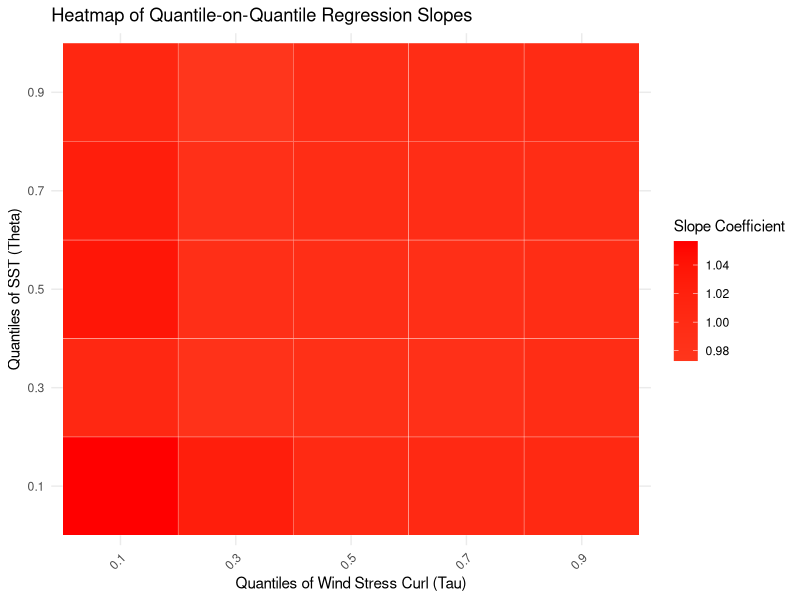

Here is the R script that generated this plot:
# Load required package
library(quantreg)

# Simulated dataset (replace with your actual SST and wind stress curl data)
set.seed(123)
n <- 100000
wind_stress_curl <- rnorm(n)
SST <- rnorm(n, mean = wind_stress_curl, sd = 1)

# Define the quantiles you want to analyze
quantiles <- seq(0.1, 0.9, by = 0.2)

# Create a storage structure for results
results <- list()

# Loop over quantiles of the predictor (wind stress curl)
for (q in quantiles) {
  # Compute quantile for the predictor (wind stress curl)
  wind_quantile <- quantile(wind_stress_curl, probs = q)

  # Subset data based on the quantile of the predictor
  data_subset <- subset(data.frame(wind_stress_curl, SST), wind_stress_curl <= wind_quantile)

  # Loop over quantiles of the response (SST)
  for (r in quantiles) {
    # Perform quantile regression on the subset of data,
    # i.e. the conditional quantiles of SST (in quantile bands tau)
    # given the wind stress curl of winds in each quantile band, q
    model <- rq(SST ~ wind_stress_curl, tau = r, data = data_subset)

    # Store results
    results[[paste("Quantile", q, "Tau", r)]] <- summary(model)
  }
}

# Access and interpret the stored results
results[[1]]  # Example output for the first quantile combination


# Load required packages
library(tidyverse)

# initialise empty data frame to store results
coef_data <- data.frame(Tau = numeric(), Theta = numeric(), Slope = numeric())

# loop through the `results` list and extract the slope coefficients
for (q in quantiles) {
  for (r in quantiles) {
    # extract the slope coefficient for each combination of tau and theta
    slope_coef <- results[[paste("Quantile", q, "Tau", r)]]$coefficients[2, 1]  # Adjust based on model output structure

    # append to the data frame
    coef_data <- rbind(coef_data, data.frame(Tau = q, Theta = r, Slope = slope_coef))
  }
}

# create wide and long versions of the slope data
coef_wide <- coef_data %>%
  pivot_wider(names_from = Tau, values_from = Slope, names_prefix = "Tau_")

coef_long <- coef_data %>%
  mutate(Tau = factor(Tau), Theta = factor(Theta))

# plot the slopes!
ggplot(coef_long, aes(x = Tau, y = Theta, fill = Slope)) +
  geom_tile(color = "white") +
  scale_fill_gradient2(low = "blue", mid = "white", high = "red", midpoint = 0) +
  theme_minimal() +
  labs(title = "Heatmap of Quantile-on-Quantile Regression Slopes",
       x = "Quantiles of Wind Stress Curl (Tau)",
       y = "Quantiles of SST (Theta)",
       fill = "Slope Coefficient") +
  theme(axis.text.x = element_text(angle = 45, hjust = 1))
